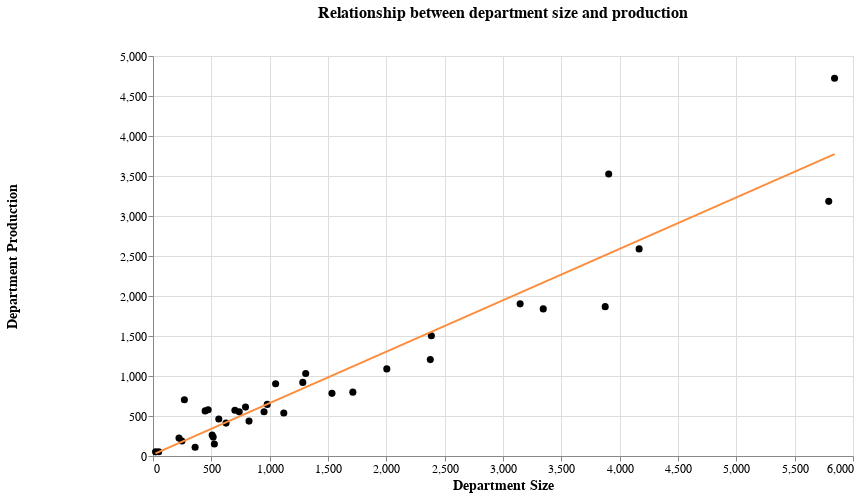

Notebook source saved alongside this figure:
### Markdown cell above
## Exercice 3.2: Visualizations
Now we can start making the visualization. We will begin by identifying the objective that we want to fulfil, that is to check the possible correlation between two variables. For that, using a point chart with a superposed linear regression of all values can be a good option.

### Code cell
point_chart = alt.Chart(df3).mark_circle(opacity=1, size=50, color='black').encode(
    x=alt.X('Department Size:Q', title='Department Size', axis = alt.Axis (labelFontSize=12, titleFontSize = 14)),
    y=alt.Y('Department Production:Q', title='Department Production', axis = alt.Axis (labelFontSize=12, titleFontSize = 14, titlePadding = 100))
).properties (
        title=alt.TitleParams("Relationship between department size and production",fontSize=16, dy = -25),
        width = 700,
        height = 400
    )

linear_regression = point_chart.transform_regression(
    'Department Size','Department Production').mark_line(color='#fd8d3c')

vis3 = point_chart + linear_regression
vis3

### Figure 1 — Vega-Lite specification as saved in the notebook (floating-point values rounded to 4 significant figures)
{"config": {"view": {"continuousWidth": 400, "continuousHeight": 300}}, "layer": [{"mark": {"type": "circle", "color": "black", "opacity": 1, "size": 50}, "encoding": {"x": {"axis": {"labelFontSize": 12, "titleFontSize": 14}, "field": "Department Size", "title": "Department Size", "type": "quantitative"}, "y": {"axis": {"labelFontSize": 12, "titleFontSize": 14, "titlePadding": 100}, "field": "Department Production", "title": "Department Production", "type": "quantitative"}}, "height": 400, "title": {"text": "Relationship between department size and production", "dy": -25, "fontSize": 16}, "width": 700}, {"mark": {"type": "line", "color": "#fd8d3c"}, "encoding": {"x": {"axis": {"labelFontSize": 12, "titleFontSize": 14}, "field": "Department Size", "title": "Department Size", "type": "quantitative"}, "y": {"axis": {"labelFontSize": 12, "titleFontSize": 14, "titlePadding": 100}, "field": "Department Production", "title": "Department Production", "type": "quantitative"}}, "height": 400, "title": {"text": "Relationship between department size and production", "dy": -25, "fontSize": 16}, "transform": [{"on": "Department Size", "regression": "Department Production"}], "width": 700}], "data": {"name": "data-a03f53a9349103306e59b1d6b6698fec"}, "$schema": "https://vega.github.io/schema/vega-lite/v4.17.0.json", "datasets": {"data-a03f53a9349103306e59b1d6b6698fec": [{"index": 0, "DEPARTAMENT UPC": "Centre Tecnològic de Vilanova i la Geltrú", "Department Production": 150, "Department Size": 526}, {"index": 1, "DEPARTAMENT UPC": "Departament d'Arquitectura de Computadors", "Department Production": 1205, "Department Size": 2377}, {"index": 2, "DEPARTAMENT UPC": "Departament d'Enginyeria Agroalimentària i Biotecnologia", "Department Production": 783, "Department Size": 1534}, {"index": 3, "DEPARTAMENT UPC": "Departament d'Enginyeria Civil i Ambiental", "Department Production": 4721, "Department Size": 5842}, {"index": 4, "DEPARTAMENT UPC": "Departament d'Enginyeria Electrònica", "Department Production": 1902, "Department Size": 3147}, {"index": 5, "DEPARTAMENT UPC": "Departament d'Enginyeria Elèctrica", "Department Production": 1031, "Department Size": 1309}, {"index": 6, "DEPARTAMENT UPC": "Departament d'Enginyeria Mecànica", "Department Production": 611, "Department Size": 793}, {"index": 7, "DEPARTAMENT UPC": "Departament d'Enginyeria Minera, Industrial i TIC", "Department Production": 537, "Department Size": 1121}, {"index": 8, "DEPARTAMENT UPC": "Departament d'Enginyeria Química", "Department Production": 2589, "Department Size": 4167}, {"index": 9, "DEPARTAMENT UPC": "Departament d'Enginyeria Telemàtica", "Department Production": 553, "Department Size": 952}, {"index": 10, "DEPARTAMENT UPC": "Departament d'Enginyeria de Projectes i de la Construcció", "Department Production": 645, "Department Size": 979}, {"index": 11, "DEPARTAMENT UPC": "Departament d'Enginyeria de Serveis i Sistemes d'Informació", "Department Production": 262, "Department Size": 507}, {"index": 12, "DEPARTAMENT UPC": "Departament d'Enginyeria de Sistemes, Automàtica i Informàtica Industrial", "Department Production": 1503, "Department Size": 2386}, {"index": 13, "DEPARTAMENT UPC": "Departament d'Estadística i Investigació Operativa", "Department Production": 798, "Department Size": 1713}, {"index": 14, "DEPARTAMENT UPC": "Departament d'Expressió Gràfica a l'Enginyeria", "Department Production": 462, "Department Size": 564}, {"index": 15, "DEPARTAMENT UPC": "Departament d'Organització d'Empreses", "Department Production": 904, "Department Size": 1051}, {"index": 16, "DEPARTAMENT UPC": "Departament d'Urbanisme i Ordenació del Territori", "Department Production": 578, "Department Size": 473}, {"index": 17, "DEPARTAMENT UPC": "Departament d'Òptica i Optometria", "Department Production": 436, "Department Size": 823}, {"index": 18, "DEPARTAMENT UPC": "Departament de Ciència dels Materials i Enginyeria Metal·lúrgica", "Department Production": 1839, "Department Size": 3345}, {"index": 19, "DEPARTAMENT UPC": "Departament de Ciència i Enginyeria Nàutiques", "Department Production": 187, "Department Size": 248}, {"index": 20, "DEPARTAMENT UPC": "Departament de Ciències de la Computació", "Department Production": 1089, "Department Size": 2004}, {"index": 21, "DEPARTAMENT UPC": "Departament de Física", "Department Production": 3183, "Department Size": 5792}, {"index": 22, "DEPARTAMENT UPC": "Departament de Matemàtiques", "Department Production": 3524, "Department Size": 3906}, {"index": 23, "DEPARTAMENT UPC": "Departament de Mecànica de Fluids", "Department Production": 552, "Department Size": 739}, {"index": 24, "DEPARTAMENT UPC": "Departament de Màquines i Motors Tèrmics", "Department Production": 572, "Department Size": 702}, {"index": 25, "DEPARTAMENT UPC": "Departament de Projectes Arquitectònics", "Department Production": 564, "Department Size": 447}, {"index": 26, "DEPARTAMENT UPC": "Departament de Representació Arquitectònica", "Department Production": 225, "Department Size": 223}, {"index": 27, "DEPARTAMENT UPC": "Departament de Resistència de Materials i Estructures a l'Enginyeria", "Department Production": 411, "Department Size": 626}, {"index": 28, "DEPARTAMENT UPC": "Departament de Tecnologia de l'Arquitectura", "Department Production": 920, "Department Size": 1284}, {"index": 29, "DEPARTAMENT UPC": "Departament de Teoria del Senyal i Comunicacions", "Department Production": 1867, "Department Size": 3876}, {"index": 30, "DEPARTAMENT UPC": "Departament de Teoria i Història de l'Arquitectura i Tècniques de Comunicació", "Department Production": 704, "Department Size": 269}, {"index": 31, "DEPARTAMENT UPC": "Institut d'Investigació Tèxtil de Cooperació Industrial de Terrassa", "Department Production": 53, "Department Size": 49}, {"index": 32, "DEPARTAMENT UPC": "Institut d'Organització i Control de Sistemes Industrials", "Department Production": 52, "Department Size": 22}, {"index": 33, "DEPARTAMENT UPC": "Institut de Robòtica i Informàtica Industrial", "Department Production": 236, "Department Size": 516}, {"index": 34, "DEPARTAMENT UPC": "Institut de Tècniques Energètiques", "Department Production": 110, "Department Size": 361}]}}
